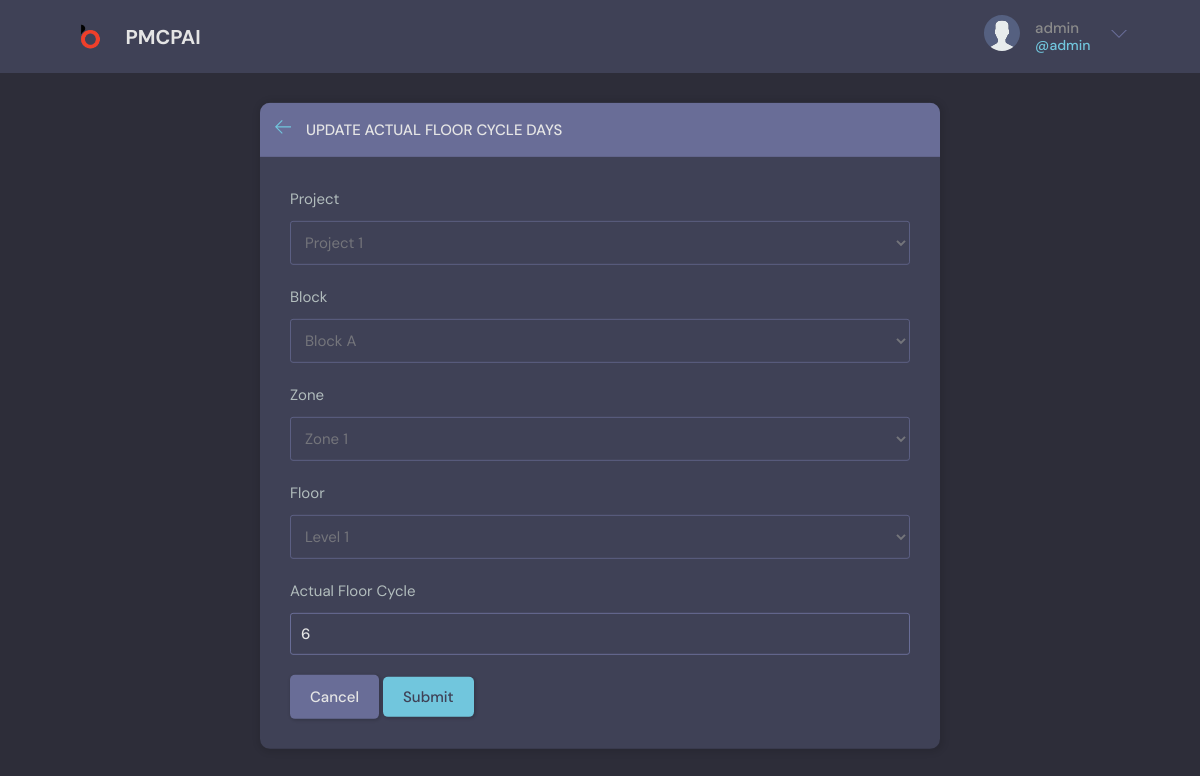
Screenshot of /update-actualfloor/17/ (signed in) with the database file from the repository.
### base/models.py (models this page shows, shortened)
class ActualFloor(models.Model):
    project = models.ForeignKey(
        Project, related_name='actualfloors', on_delete=models.CASCADE)
    block = models.ForeignKey(Block, on_delete=models.CASCADE)
    zone = models.ForeignKey(Zone, on_delete=models.CASCADE)
    floor = models.ForeignKey(Floor, on_delete=models.CASCADE)
    actual_due_date = models.DateField()
    actual_progress_percentage = models.PositiveIntegerField(default=0)
    actual_floor_cycle = models.PositiveIntegerField(default=1)
    updated = models.DateTimeField(auto_now=True)
    created = models.DateTimeField(auto_now_add=True)
    class Meta:
        ordering = ['floor__pk', '-updated', '-created']

### base/views.py (the view, shortened to what this page needs)
@login_required(login_url='login')
def updateActualFloor(request, pk):
    page = 'update_actualfloor'
    actualfloor = ActualFloor.objects.get(id=pk)
    projects = Project.objects.get(id=actualfloor.project.pk)
    blocks = projects.projectblocks.filter(id=actualfloor.block.pk)
    zones = projects.projectzones.filter(id=actualfloor.zone.pk)
    floors = projects.projectfloors.all()
    form = UpdateActualFloorForm(instance=actualfloor)
    context = {'form': form, 'actualfloor': actualfloor, 'page': page}
    return render(request, 'base/actualfloor_form.html', context)

### base/forms.py
class UpdateActualFloorForm(ModelForm):
    class Meta:
        model = ActualFloor
        fields = '__all__'
        exclude = ('actual_due_date', "actual_progress_percentage",)
    def __init__(self, *args, **kwargs):
        super().__init__(*args, **kwargs)
        self.fields["project"].disabled = True
        self.fields["block"].disabled = True
        self.fields["zone"].disabled = True
        self.fields["floor"].disabled = True

### base/models.py (called while the page is built)
    def __str__(self):
        return self.project_name

    def __str__(self):
        return (self.block_name)

    def __str__(self):
        return (self.zone_name)

    def __str__(self):
        return (self.floor_name)

### base/templates/base/actualfloor_form.html (shortened to what this page needs)
{% extends 'main.html' %}
{% block content %}
<main class="update-account layout">
    <div class="container">
        <div class="layout__box">
            <div class="layout__boxHeader">
                <div class="layout__boxTitle">
                    <a href="{{request.META.HTTP_REFERER}}">
                        <svg version="1.1" xmlns="http://www.w3.org/2000/svg" width="32" height="32"
                            viewBox="0 0 32 32">
                            <title>arrow-left</title>
                            <path
                                d="M13.723 2.286l-13.723 13.714 13.719 13.714 1.616-1.611-10.96-10.96h27.625v-2.286h-27.625l10.965-10.965-1.616-1.607z">
                            </path>
                        </svg>
                    </a>
                    <h3>Update Actual Floor Cycle Days</h3>
                </div>
            </div>
            <div class="layout__body">
                {% if page == 'update_actualfloor' %}
                <form method="POST" id="actualFloorForm" action="" blocks-url="{% url 'load-blocks' %}"
                    zones-url="{% url 'load-zones' %}" floors-url="{% url 'load-floors' %}">
                    <div class="form__group">
                        <label for="room_name">Project</label>
                        {{form.project}}
                    </div>
                    <div class="form__group">
                        <label for="room_name">Block</label>
                        {{form.block}}
                    </div>
                    <div class="form__group">
                        <label for="room_name">Zone</label>
                        {{form.zone}}
                    </div>
                    <div class="form__group">
                        <label for="room_name">Floor</label>
                        {{form.floor}}
                    </div>
                    <div class="form__group">
                        <label for="room_name">Actual Floor Cycle</label>
                        {{form.actual_floor_cycle}}
                    </div>
                    <a class="btn btn--dark" href="{{request.META.HTTP_REFERER}}">Cancel</a>
                    <button class="btn btn--main" type="submit">Submit</button>
                </form>
                {% endif %}
            </div>
        </div>
    </div>
</main>
{% endblock %}

### templates/navbar.html (shortened to what this page needs)
{% load static %}
<header class="header header--loggedIn">
    <div class="container">
        <a href="{% url 'home' %}" class="header__logo">
            <img src="{% static 'images/logo.png' %}" />
            <h1>PMCPAI&nbsp;&nbsp;&nbsp;&nbsp;&nbsp;&nbsp;&nbsp;</h1>
        </a>
        {% url 'home' as home %}
        <nav class="header__menu">
            {% if request.user.is_authenticated %}
            <div class="header__user">
                <a href="#">
                    <div>
                        <img src="{% static 'images/avatar.svg' %}" />
                    </div>
                    <p>{{request.user.username}} <span>@{{request.user.username}}</span></p>
                </a>
                <button class="dropdown-button">
                    <svg version="1.1" xmlns="http://www.w3.org/2000/svg" width="32" height="32" viewBox="0 0 32 32">
                        <title>chevron-down</title>
                        <path d="M16 21l-13-13h-3l16 16 16-16h-3l-13 13z"></path>
                    </svg>
                </button>
            </div>
            {% else %}
            <a href="{% url 'login' %}">
                <img src="{% static 'images/avatar.svg' %}" />
                <p>Login</p>
            </a>
            {% endif %}
        </nav>
    </div>
</header>

### static/styles/style.css (style rules this page uses)
:root { --color-main: #71c6dd; --color-main-light: #e1f6fb; --color-dark: #3f4156; --color-dark-medium: #51546e; --color-dark-light: #696d97; --color-light: #e5e5e5; --color-gray: #8b8b8b; --color-light-gray: #b2bdbd; --color-bg: #2d2d39; --color-success: #5dd693; --color-error: #fc4b0b; }
* { font-family: "DM Sans", -apple-system, BlinkMacSystemFont, "Segoe UI", Roboto, Oxygen, Ubuntu, Cantarell, "Open Sans", "Helvetica Neue", sans-serif; margin: 0; padding: 0; box-sizing: border-box; text-rendering: optimizeLegibility; font-size: inherit; }
html { font-size: 56.25%; }
@media only screen and (min-width: 1200px) { html { font-size: 62.5%; } }
body { line-height: 1.6; font-weight: 400; font-size: 1.5rem; color: var(--color-light-gray); background-color: var(--color-bg); min-height: 100vh; }
img { width: 100%; }
a { display: inline-block; color: var(--color-main); text-decoration: none; }
.container { max-width: 120rem; width: 90%; margin: auto; }
.btn { background-color: transparent; border: none; display: inline-flex; align-items: center; gap: 1rem; cursor: pointer; transition: all ease-in-out 0.3s; padding: 1rem 2rem; border-radius: 5px; box-shadow: 1px 1px 3px 1px rgba(0, 0, 0, 0.15); font-weight: 500; }
.btn--main { background-color: var(--color-main); color: var(--color-dark); }
.btn--dark { background-color: var(--color-dark-light); color: var(--color-light); }
.header { padding: 1.5rem; background-color: var(--color-dark); }
.header>.container { display: flex; gap: 9.5rem; }
.header__logo, .header__user { display: flex; gap: 2rem; align-items: center; }
.header__logo>img { height: 3.2rem; width: 3.2rem; }
.header__logo>h1 { font-weight: 700; font-size: 2rem; color: var(--color-light); }
.header__menu { margin-left: auto; position: relative; }
.header__menu a { display: flex; gap: 1.5rem; align-items: center; font-weight: 500; text-decoration: none; color: var(--color-gray); }
.header__menu img { height: 3.6rem; }
.header__menu p { line-height: 1.2; }
.header__menu span { color: var(--color-main); font-weight: 500; font-size: 1.4rem; display: block; }
.header__menu svg { width: 1.6rem; height: 1.6rem; fill: var(--color-dark-light); }
.dropdown-button { background: transparent; border: 0; outline: 0; cursor: pointer; }
.layout { margin-top: 2.4rem; }
.layout>.container { display: flex; justify-content: space-between; align-items: flex-start; }
.layout__box { width: 90%; max-width: 48rem; min-height: 40rem; position: absolute; top: 50%; left: 50%; transform: translate(-50%, -46%); background-color: var(--color-dark); border-radius: 1rem; box-shadow: 1px 1px 6px 3px rgba(0, 0, 0, 0.1); overflow: hidden; }
.layout__boxHeader { display: flex; padding: 1.5rem; background-color: var(--color-dark-light); }
.layout__boxTitle { display: flex; gap: 1.5rem; align-items: center; }
.layout__boxTitle h3 { text-transform: uppercase; font-weight: 500; color: var(--color-light); }
.layout__boxTitle svg { width: 1.6rem; height: 1.6rem; fill: var(--color-main); }
.layout__body { margin: 3rem; }
.form__group { margin-bottom: 2rem; width: 100%; }
.form__group label { display: block; font-size: 1.5rem; margin-bottom: 1rem; }
.form__group input, .form__group textarea, .form__group select { background: transparent; border: 1px solid var(--color-dark-light); padding: 1rem; border-radius: 3px; width: 100%; color: var(--color-light); font-weight: 500; outline: none; }
.form__group select { color: var(--color-gray); font-weight: 400; }
.form__group select option { background-color: var(--color-dark-light); color: var(--color-light); padding: 0 10rem; }
.update-account.layout .layout__box { max-width: 68rem; }

### rows the page displays
ActualFloor: project "Project 1", block "Block A", zone "Zone 1", floor "Level 1", actual_floor_cycle "6"

### other values shown
{{ request.user.username }} "admin"
